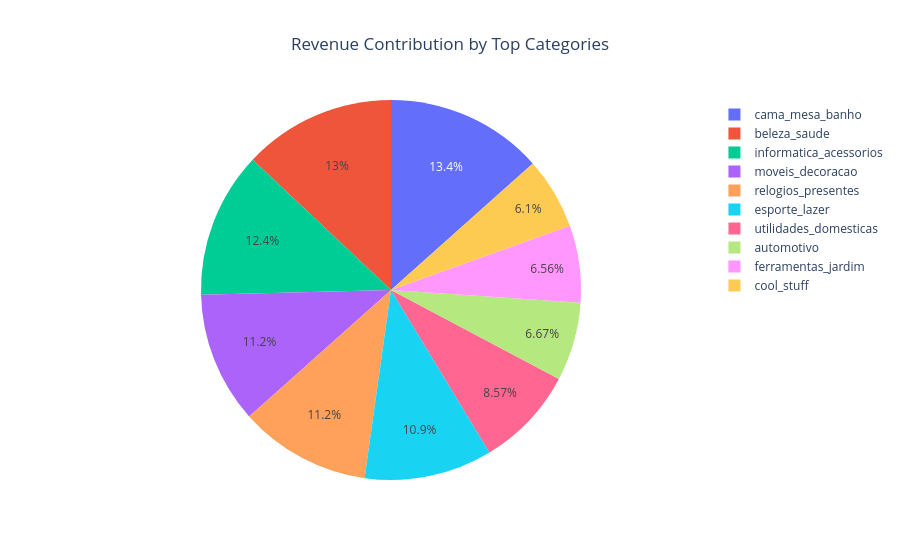

The notebook cell saved with this chart:
### Code cell
fig = px.pie(

category_revenue.head(10),

values="Revenue %",

names="product_category_name",

title="Revenue Contribution by Top Categories"

)

fig.update_layout(

template="plotly_white",

title_x=0.5

)

fig.show()

### Figure 1 — Plotly figure (JSON) as saved in the notebook; plotly's stock layout.template omitted (floating-point values rounded to 4 significant figures)
{"data": [{"domain": {"x": [0, 1], "y": [0, 1]}, "hovertemplate": "product_category_name=%{label}<br>Revenue %=%{value}<extra></extra>", "labels": ["cama_mesa_banho", "beleza_saude", "informatica_acessorios", "moveis_decoracao", "relogios_presentes", "esporte_lazer", "utilidades_domesticas", "automotivo", "ferramentas_jardim", "cool_stuff"], "legendgroup": "", "name": "", "showlegend": true, "type": "pie", "values": [8.539, 8.264, 7.905, 7.131, 7.126, 6.941, 5.459, 4.25, 4.18, 3.888]}], "layout": {"legend": {"tracegroupgap": 0}, "title": {"text": "Revenue Contribution by Top Categories", "x": 0.5}}}
